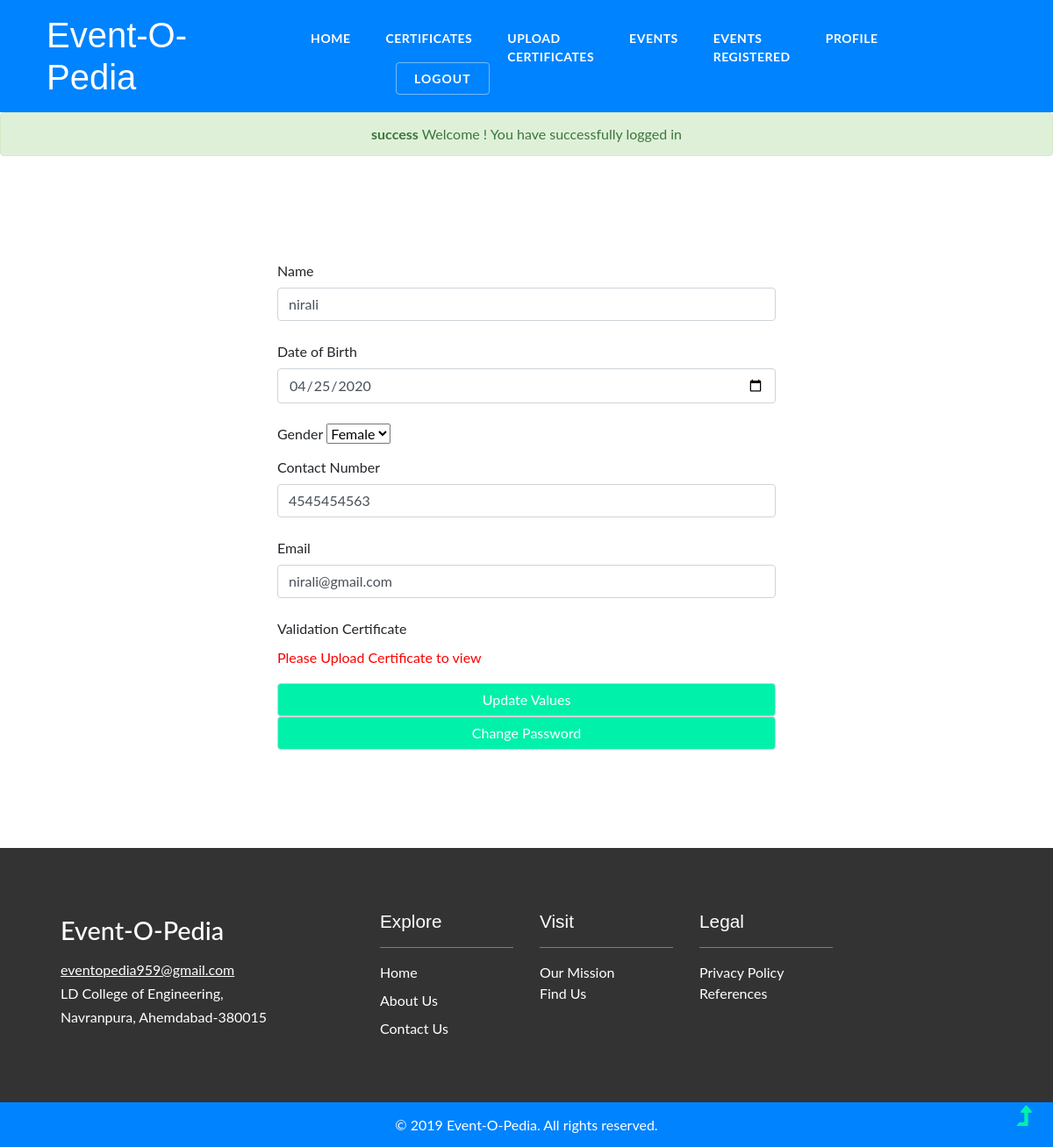
Screenshot of /Eventopedia/profile.php (signed in) with the database file from the repository.
### tables this page shows
CREATE TABLE `validation_certificate` (
  `uid` int(11) NOT NULL,
  `location` varchar(60) DEFAULT NULL,
  `level` varchar(60) NOT NULL DEFAULT 'Inter-College',
  `time` timestamp NOT NULL DEFAULT current_timestamp()
);

CREATE TABLE `users` (
  `id` int(11) NOT NULL,
  `name` varchar(30) NOT NULL,
  `DOB` date NOT NULL,
  `gender` varchar(2) NOT NULL DEFAULT 'm',
  `contact` bigint(11) NOT NULL,
  `email` varchar(60) NOT NULL,
  `password` varchar(30) NOT NULL,
  `time` timestamp NOT NULL DEFAULT current_timestamp()
);

### Eventopedia/profile.php (the view, shortened to what this page needs)
<?php require('includes/head.php');
	$conn=connect();
if($_SESSION['type']=='user'){
	$sql="select * from users,validation_certificate where
	users.id=validation_certificate.uid && users.id='".$_SESSION['_login']."'";
	$stmt=$conn->prepare($sql);
	$stmt->execute();
	$prof=$stmt->fetchall();
?>
<div class="modal-body align-w3">
        <form action="controllers/updateProfile.php" method="post" class="p-sm-3">
            <div class="form-group">
                <label for="recipient-name" class="col-form-label">Name</label>
                <input type="text" class="form-control" name="name" value="<?php echo $prof[0]['name']; ?>" id="recipient-name"
                    required>
            </div>
            <div class="form-group">
                <label for="recipient-dob" class="col-form-label">Date of Birth</label>
                <input type="date" class="form-control" value="<?php echo $prof[0]['DOB']; ?>" name="dob" id="recipient-name"
                    required>
            </div>
            <label for="recipient-gender" class="col-form-label">Gender</label>
                <select name="gender" required>
                    <option value="f" <?php if($prof[0]['gender']=='f'){echo "selected"; }  ?>>Female</option>
                </select>
            <div class="form-group">
                <label for="recipient-contact" class="col-form-label">Contact Number</label>
                <input type="number" class="form-control" value="<?php echo $prof[0]['contact']; ?>" name="contact"
                id="recipient-name" required>
            </div>
            <div class="form-group">
                <label for="recipient-email" class="col-form-label">Email</label>
                <input type="email" class="form-control" value="<?php echo $prof[0]['email']; ?>" name="email" id="recipient-email"
                    required>
            </div>
            <div class="form-group">
                <label for="recipient-email" class="col-form-label">Validation Certificate</label>
                <?php
                	if($prof[0]['location']!=NULL){
                ?>
                <p><a <?php echo "href='".$prof[0]['location']."'"; ?> >VIEW CERTIFICATE</a>
                <div class="right-w3l">
                	<input type="submit" class="form-control bg-theme" name="button" value="Delete Certificate">
           		</div>
           	<?php
           }else{ echo "<br><p class='red'>Please Upload Certificate to view</p>";}
           	?>
            </div>
            <div class="right-w3l">
                <input type="submit" class="form-control bg-theme" name="button" value="Update Values">
                 <input type="submit" class="form-control bg-theme" name="button" value="Change Password">
            </div>
        </form>
    </div>
<?php
}
	require('includes/foot.php');
?>

### Eventopedia/css/style.css (style rules this page uses)
body { margin: 0; font-family: 'Lato', sans-serif; background: #fff; }
p { margin: 0; color: #333; font-size: 1em; line-height: 1.7; }
button, html [type="button"], [type="reset"], [type="submit"] { cursor: pointer; }
html { scroll-behavior: smooth; }
.modal-body { max-width: 600px; margin: 0 auto; }
input.form-control.bg-theme { cursor: pointer; }
.bg-theme { background: #00f2aa; color: #fff; }
.red { color: red; }
.align-w3 { padding: 5em 0; }

### rows the page displays
validation_certificate: name "nirali", dob "04/25/2020", contact "4545454563", email "nirali@gmail.com"
users: gender "Female"

### other values shown
$flash['level'] "success"
$flash['message'] "Welcome ! You have successfully logged in"
